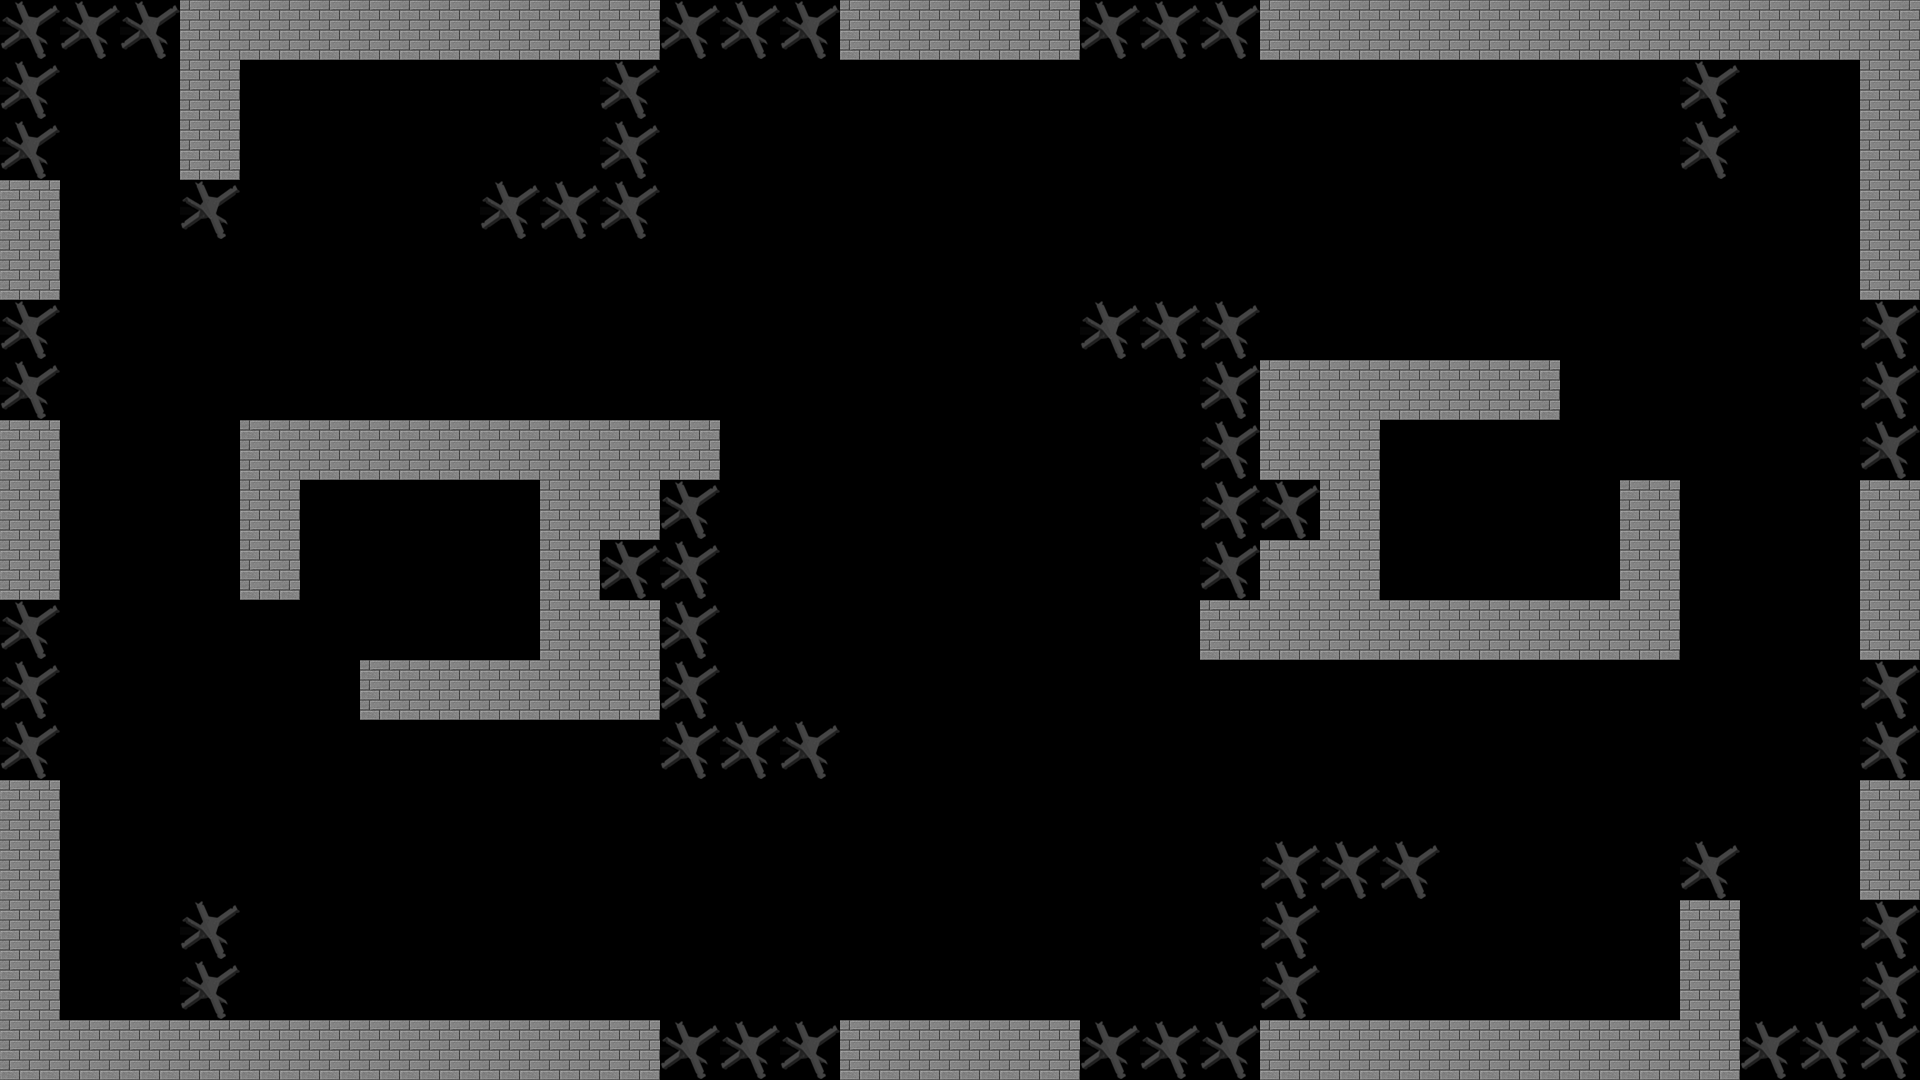

A level layout from a 2D game, rendered from its tile map. Below: a short description, then the map file with its tile-grid data intact:
An orthogonal 32x18 tile map with 60x60 px tiles, 1 tile layer (TileLayer).

<map version="1.0" orientation="orthogonal" renderorder="right-down" width="32" height="18" tilewidth="60" tileheight="60" nextobjectid="1">
 <tileset firstgid="1" name="Walls" tilewidth="60" tileheight="60" tilecount="2" columns="0">
  <tile id="0">
   <image width="60" height="60" source="../../Resources/Images/ej.png" />
  </tile>
  <tile id="1">
   <image width="60" height="60" source="../../Resources/Images/wall.png" />
  </tile>
 </tileset>
 <imagelayer offsetx="-1.33333" offsety="1.33333">
  <image source="../../Resources/Images/Background/background2.bmp" width="1920" height="1080" />
 </imagelayer>
 <layer name="TileLayer" width="32" height="18">
  <data encoding="csv">
1,1,1,2,2,2,2,2,2,2,2,1,1,1,2,2,2,2,1,1,1,2,2,2,2,2,2,2,2,2,2,2,
1,0,0,2,0,0,0,0,0,0,1,0,0,0,0,0,0,0,0,0,0,0,0,0,0,0,0,0,1,0,0,2,
1,0,0,2,0,0,0,0,0,0,1,0,0,0,0,0,0,0,0,0,0,0,0,0,0,0,0,0,1,0,0,2,
2,0,0,1,0,0,0,0,1,1,1,0,0,0,0,0,0,0,0,0,0,0,0,0,0,0,0,0,0,0,0,2,
2,0,0,0,0,0,0,0,0,0,0,0,0,0,0,0,0,0,0,0,0,0,0,0,0,0,0,0,0,0,0,2,
1,0,0,0,0,0,0,0,0,0,0,0,0,0,0,0,0,0,1,1,1,0,0,0,0,0,0,0,0,0,0,1,
1,0,0,0,0,0,0,0,0,0,0,0,0,0,0,0,0,0,0,0,1,2,2,2,2,2,0,0,0,0,0,1,
2,0,0,0,2,2,2,2,2,2,2,2,0,0,0,0,0,0,0,0,1,2,2,0,0,0,0,0,0,0,0,1,
2,0,0,0,2,0,0,0,0,2,2,1,0,0,0,0,0,0,0,0,1,1,2,0,0,0,0,2,0,0,0,2,
2,0,0,0,2,0,0,0,0,2,1,1,0,0,0,0,0,0,0,0,1,2,2,0,0,0,0,2,0,0,0,2,
1,0,0,0,0,0,0,0,0,2,2,1,0,0,0,0,0,0,0,0,2,2,2,2,2,2,2,2,0,0,0,2,
1,0,0,0,0,0,2,2,2,2,2,1,0,0,0,0,0,0,0,0,0,0,0,0,0,0,0,0,0,0,0,1,
1,0,0,0,0,0,0,0,0,0,0,1,1,1,0,0,0,0,0,0,0,0,0,0,0,0,0,0,0,0,0,1,
2,0,0,0,0,0,0,0,0,0,0,0,0,0,0,0,0,0,0,0,0,0,0,0,0,0,0,0,0,0,0,2,
2,0,0,0,0,0,0,0,0,0,0,0,0,0,0,0,0,0,0,0,0,1,1,1,0,0,0,0,1,0,0,2,
2,0,0,1,0,0,0,0,0,0,0,0,0,0,0,0,0,0,0,0,0,1,0,0,0,0,0,0,2,0,0,1,
2,0,0,1,0,0,0,0,0,0,0,0,0,0,0,0,0,0,0,0,0,1,0,0,0,0,0,0,2,0,0,1,
2,2,2,2,2,2,2,2,2,2,2,1,1,1,2,2,2,2,1,1,1,2,2,2,2,2,2,2,2,1,1,1
</data>
 </layer>
</map>
